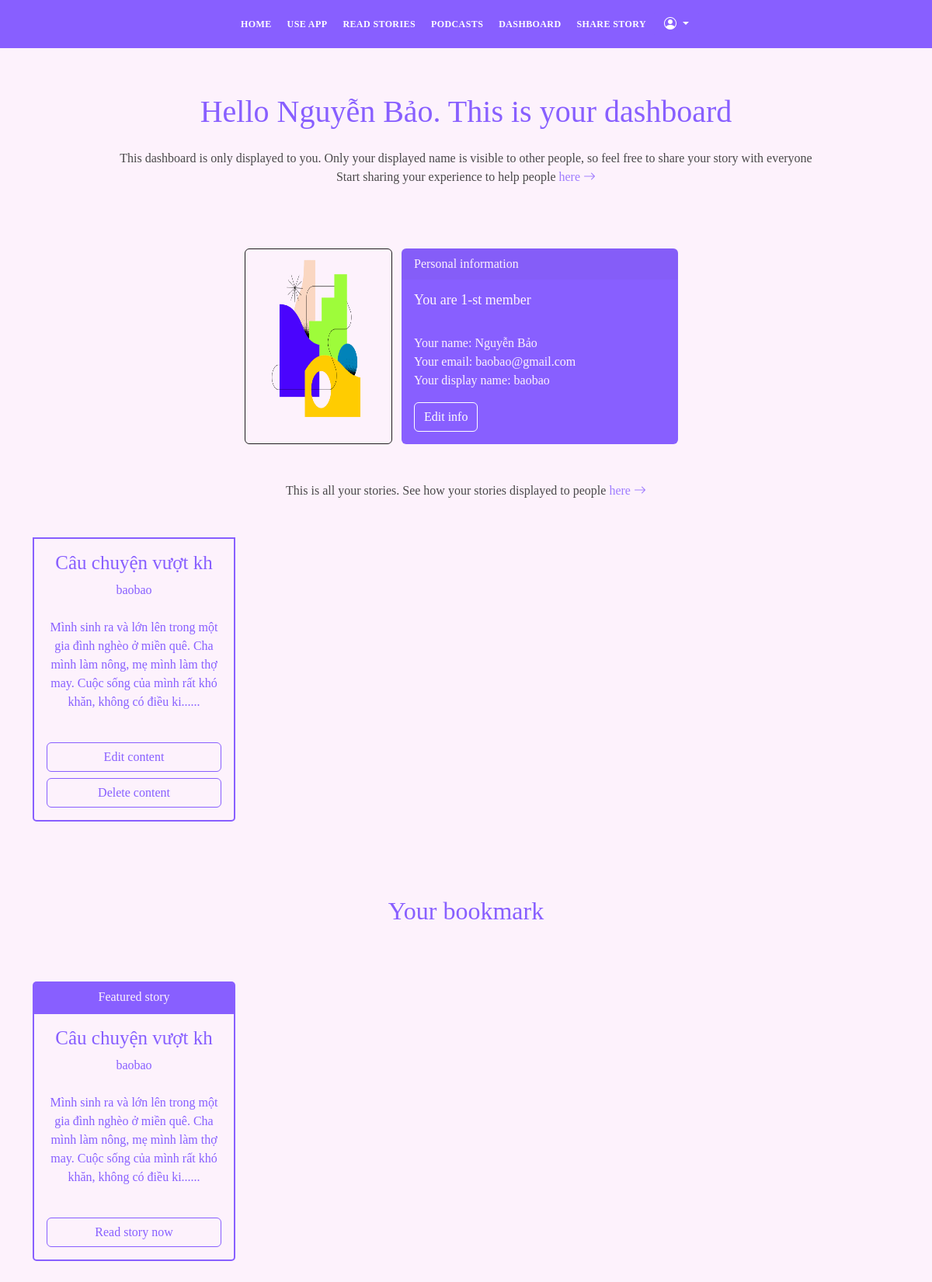
The app's page /dashboard/1 (signed in), older data.
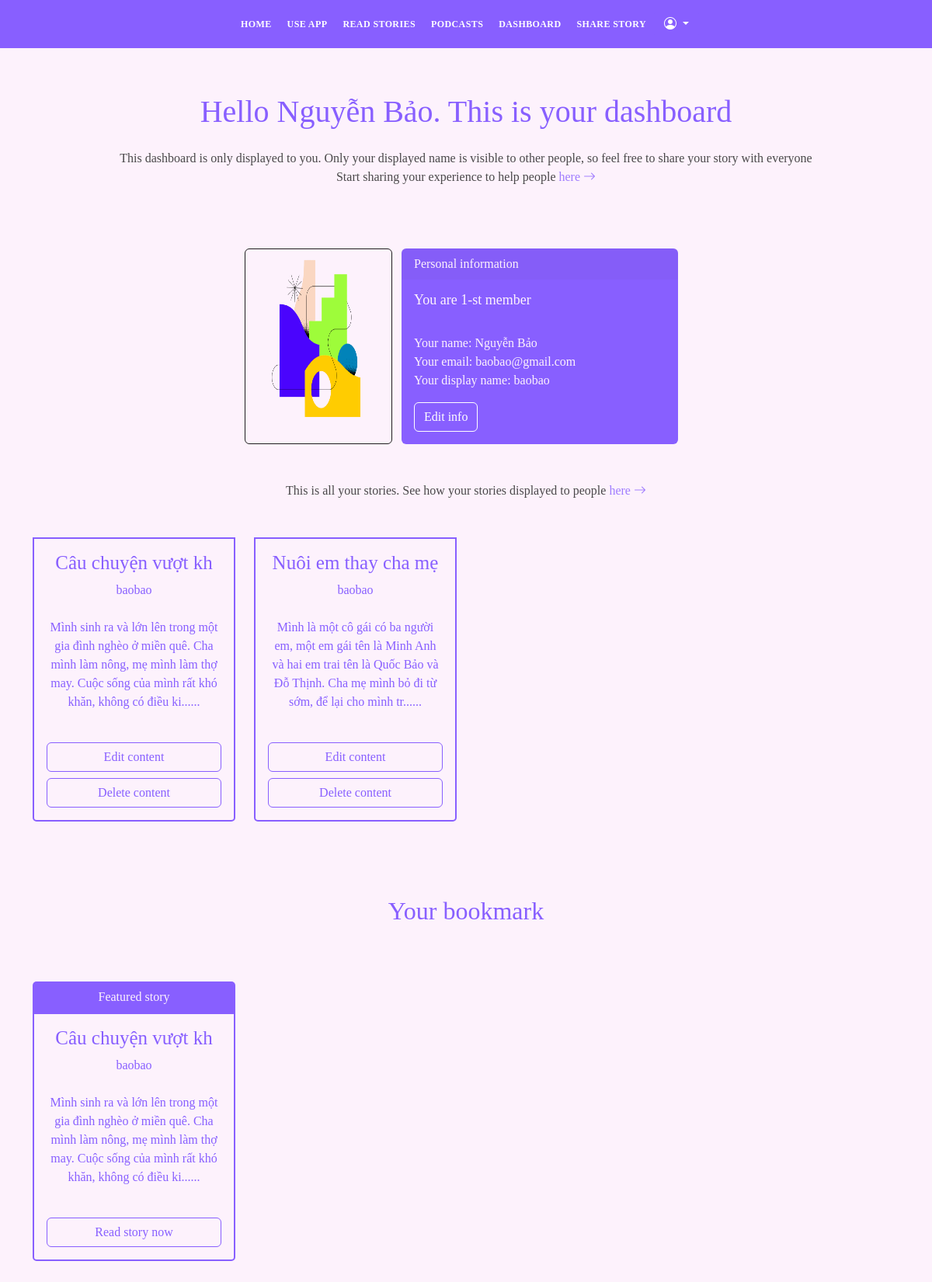
The same page, newer data.
### app.py (models this page shows, shortened)
class Users(db.Model, UserMixin):
    id = db.Column(db.Integer, primary_key=True)
    name = db.Column(db.String(200), nullable=False)
    email =  db.Column(db.String(120), nullable=False, unique=True)
    user_name = db.Column(db.String(120), nullable=False)
    password_hash = db.Column(db.String(200))
    posts = db.relationship('Blogs', backref='poster')
    comments = db.relationship('Comments', backref='commenter')
    reacts = db.relationship('Reactions', backref='reacter')
    bookmarks = db.relationship('BookMarks', backref='bookmarker')
    @property
    def password():
        raise AttributeError('password is not a readable attribute')
    date_added = db.Column(db.DateTime, default=datetime.utcnow)

class Blogs(db.Model):
    id = db.Column(db.Integer, primary_key=True)
    title = db.Column(db.String(255), nullable=False)
    content = db.Column(db.Text, nullable=False)
    date_posted = db.Column(db.DateTime, default=datetime.utcnow)
    blog_commented = db.relationship('Comments', backref='blog_commented')
    blog_reacted = db.relationship('Reactions', backref='blog_reacted')
    tags = db.relationship('Tags', backref='blog_tags')
    blog_bookmarked = db.relationship('BookMarks', backref='blog_bookmarked')
    blog_category = db.relationship('Categories', backref='blog_category')
    poster_id = db.Column(db.Integer, db.ForeignKey('users.id'))

class BookMarks(db.Model):
    id = db.Column(db.Integer, primary_key=True)
    bookmark_state = db.Column(db.String(255), nullable=False)
    date_posted = db.Column(db.DateTime, default=datetime.utcnow)
    bookmarker_id = db.Column(db.Integer, db.ForeignKey('users.id'))
    blog_id = db.Column(db.Integer, db.ForeignKey('blogs.id'))

### app.py (the view)
@app.route("/dashboard/<int:id>", methods=["GET", "POST"])
@login_required
def dashboard(id):
    user = Users.query.get_or_404(id)
    all_blogs = Blogs.query.order_by(Blogs.date_posted)
    bookmarks = BookMarks.query.order_by(BookMarks.date_posted)
    return render_template('dashboard.html', user=user, all_blogs=all_blogs, bookmarks=bookmarks)

### app.py (called while the page is built)
@app.context_processor
def base():
    form = SearchForm()
    return dict(form=form)

@login_manager.user_loader
def load_user(user_id):
    return Users.query.get(int(user_id))

### templates/dashboard.html (shortened to what this page needs)
{% include 'navbar.html' %}
<div id="hero" class="hero route bg-image">
    <div class="hero-content display-table">
        <div class="table-cell-2">
            <h1 class="text-purple"> Hello {{user.name}}. This is your dashboard</h1>
            <p class="opacity-8 mt-4 text-gray">This dashboard is only displayed to you. Only your displayed name is visible to other people, so feel free to share your story with everyone <br> Start sharing your experience to help people <a href="{{url_for('create_blog')}}">here <i class="bi bi-arrow-right"></i></a></p>
            <div class="container">
                <br>
                <div class="row mt-3">
                    <div class="col-3">
                    </div>
                    <div class="col-6">
                        <br>
                        <div class="row">
                            <div class="col-md-4 border rounded">
                                <img src="{{ url_for('static', filename='imgs/shapes/rm_6.png') }}" class="img-fluid rounded-start" alt="..." style="height:230px">
                            </div>
                            <div class="col-md-8">
                                <div class="card text-left card-primary-color-person">
                                    <div class="card-header">
                                        Personal information
                                    </div>
                                    <div class="card-body">
                                        {% if user.id == 1 %}
                                            <h5 class="card-title">You are {{user.id}}-st member</h5>
                                        {% elif user.id == 2 %}
                                            <h5 class="card-title">You are {{user.id}}-nd member</h5>
                                        {% elif user.id == 3%}
                                            <h5 class="card-title">You are {{user.id}}-rd member</h5>
                                        {% else %}
                                            <h5 class="card-title">You are {{user.id}}-th member</h5>
                                        {% endif %}
                                        <br>
                                        <p class="card-text">Your name: {{user.name}} <br> Your email: {{user.email}} <br> Your display name: {{user.user_name}}</p>
                                        <a href="{{ url_for('update_info', id=user.id)}}" class="btn btn-outline-secondary">Edit info</a>
                                    </div>
                                </div>
                            </div>
                        </div>
                    </div>
                    <div class="col-3">
                    </div>
                </div>
            </div>
            <p class="opacity-8  mt-5 text-gray" >This is all your stories. See how your stories displayed to people <a href="{{url_for('all_blogs')}}">here <i class="bi bi-arrow-right"></i></a></p>
            <div class="container mt-4">
                <div class="row mt-4">
                    {% for blog in all_blogs %}
                        {% if blog.poster.id == current_user.id %}
                            <div class="col-3 mt-4">
                                <div class="card">
                                    <div class="card-body card-primary-color">
                                        <h3 class="card-title-blog">{{blog.title[:20]}}</h3>
                                        <a href="{{url_for('other_user_blogs', id=blog.poster.id)}}"><p class="card-text">{{blog.poster.user_name}}</p></a>
                                        <p class="card-text mt-4">{{blog.content[:150]}}......</p>
                                        <br>
                                        <div class="d-grid gap-2">
                                            <a href="{{url_for('edit_blog', id=blog.id)}}" class="btn btn-outline-primary">Edit content</a>
                                            <a class="btn btn-outline-primary" data-bs-toggle="modal" data-bs-target="#deleteModal">Delete content</a>
                                        </div>
                                    </div>
                                </div>
                            </div>
                        {% endif %}
                    {% endfor %}
                </div>
            </div>
            <br><br><br>
            <br>
            <h2 class="text-purple">Your bookmark</h2>
            <div class="container mt-5">
                <div class="row">
                    {% for bookmark in bookmarks %}
                        {% if bookmark.bookmarker.id == current_user.id %}
                                <div class="col-3 mt-4">
                                    <div class="card">
                                        <div class="card-header card-secondary-color">
                                            Featured story
                                        </div>
                                        <div class="card-body card-primary-color">
                                            <h3 class="card-title-blog">{{bookmark.blog_bookmarked.title[:20]}}</h3>
                                            <a href="{{url_for('other_user_blogs', id=bookmark.bookmarker.id)}}"><p class="card-text">{{bookmark.bookmarker.user_name}}</p></a>
                                            <p class="card-text mt-4">{{bookmark.blog_bookmarked.content[:150]}}......</p>
                                            <br>
                                            <div class="d-grid gap-2">
                                                <a href="{{url_for('blog', id=bookmark.blog_bookmarked.id)}}" class="btn btn-outline-primary">Read story now</a>
                                            </div>
                                        </div>
                                    </div>
                                </div>
                        {% endif %}
                    {% endfor %}
                </div>
            </div>
            <br><br><br>
        </div>
    </div>
</div>

### templates/navbar.html (shortened to what this page needs)
<!DOCTYPE html>
<html lang="en">
<head>
    <link rel="stylesheet" href="https://cdn.jsdelivr.net/npm/bootstrap-icons@1.4.1/font/bootstrap-icons.css" />
    <link rel="stylesheet" href="{{ url_for('static', filename='vendor/bootstrap/css/bootstrap.min.css') }}">
    <link rel="stylesheet" href="{{ url_for('static', filename='vendor/bootstrap-icons/bootstrap-icons.css') }}">
    <link rel="stylesheet" href="{{ url_for('static', filename='vendor/glightbox/css/glightbox.min.css') }}">
    <link rel="stylesheet" href="{{ url_for('static', filename='vendor/swiper/swiper-bundle.min.css') }}">
    <link rel="stylesheet" href="{{ url_for('static', filename='css/index.css') }}">
</head>
<body>
    <header id="header" class="fixed-top header-scrolled">
        <div class="container d-flex align-items-center justify-content-between">
            <div class="container text-center">
                <div class="row">
                    <div class="col-2">
                    </div>
                    <div class="col-8 d-flex justify-content-center" >
                        <nav id="navbar" class="navbar ">
                            <ul>
                                <li><a class="nav-link scrollto" href="{{ url_for('home')}}">Home</a></li>
                                <li><a class="nav-link scrollto" href="http://localhost:8501/App">Use App</a></li>
                                {% if current_user.is_authenticated %}
                                    <li><a class="nav-link scrollto" href="{{ url_for('all_blogs')}}">Read stories</a></li>
                                    <li><a class="nav-link scrollto" href="{{ url_for('all_podcasts')}}">Podcasts</a></li>
                                    <li><a class="nav-link scrollto " href="{{ url_for('dashboard', id=current_user.id)}}">Dashboard</a></li>
                                    <li><a class="nav-link scrollto " href="{{ url_for('create_blog')}}">Share story</a></li>
                                    <div class="dropdown">
                                        <button class="btn btn-primary dropdown-toggle" type="button" data-bs-toggle="dropdown" aria-expanded="false">
                                            <i class="bi bi-person-circle"></i>
                                        </button>
                                    </div>
                                {% else %}
                                    <li><a class="nav-link scrollto " href="{{url_for ('registration')}}">Sign up</a></li>
                                    <li><a class="nav-link scrollto" href="{{url_for('login')}}">Log in</a></li>
                                {% endif %}
                            </ul>
                        </nav>
                    </div>
                    <div class="col-2"></div>
                </div>
            </div>
        </div>
    </header>
</body>
</html>

Row changes from the older to the newer data that the page shows:
added Blogs: title "Nuôi em thay cha mẹ", poster.user_name "baobao", content "Mình là một cô gái có ba người em, một em gái tên là Minh Anh và hai em trai tên là Quốc Bảo và Đỗ Thịnh. Cha mẹ mình bỏ đi từ sớm, để lại cho mình tr"
